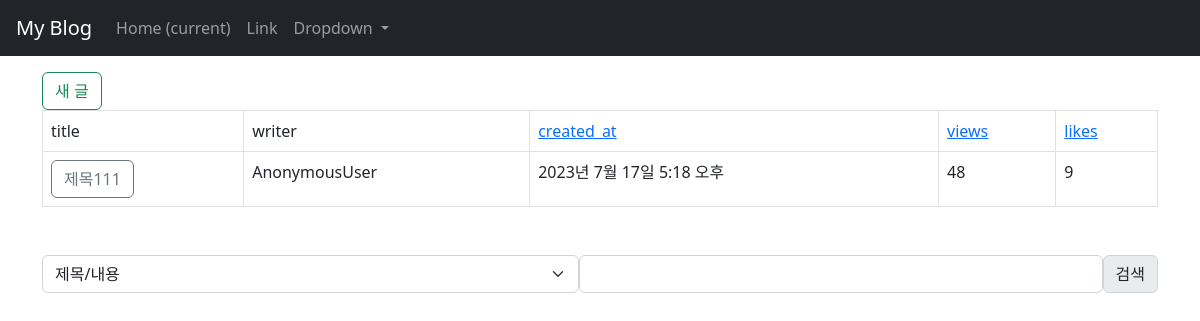
The page /blog/ on the database as committed earlier.
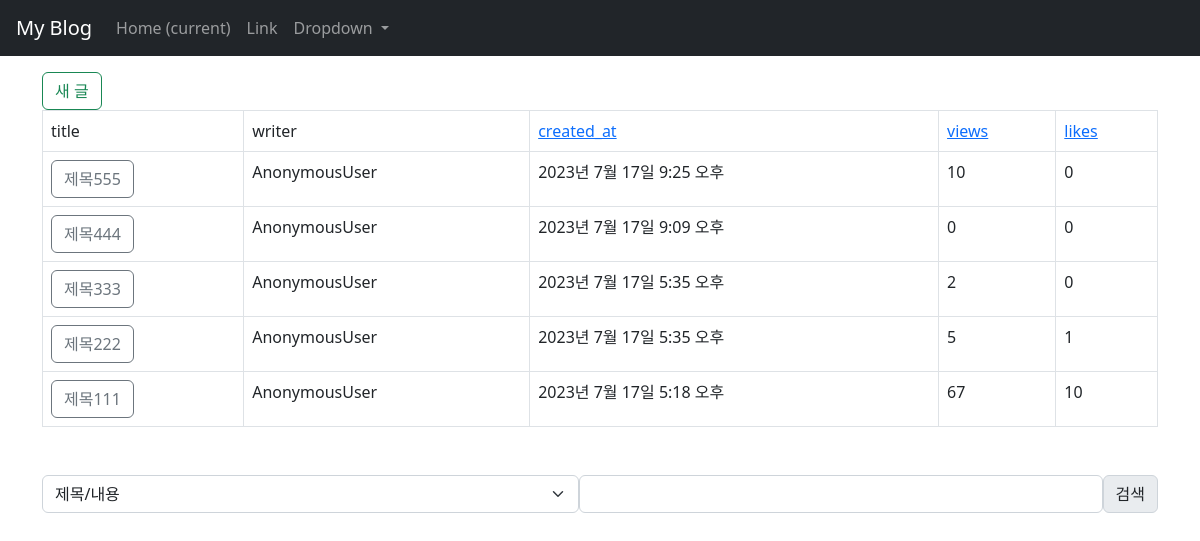
The same page on the database as committed later.
### blog/models.py (models this page shows)
class Post(models.Model):
    title = models.CharField(max_length=200)
    content = models.TextField()
    writer = models.CharField(max_length=50)  # 이후 auth user로 변환 필요
    updated_at = models.DateTimeField(auto_now=True)
    created_at = models.DateTimeField(auto_now_add=True)
    views = models.IntegerField(default=0)
    likes = models.IntegerField(default=0)
    category = models.CharField(max_length=50)

### blog/views.py (the view)
# urls.py: path("", views.PostList.as_view(), name="list"),
class PostList(View):
    def get(self, request):
        posts = Post.objects.all().order_by('-created_at')
        context = {
            "posts": posts,
        }
        return render(request, "blog/post_list.html", context)

### blog/templates/blog/post_list.html (shortened to what this page needs)
{% extends 'base.html' %}
{% block content %}
<a href="{% url 'blog:write' %}" class="btn btn-outline-success">새 글</a>
{% if posts %}
<table class="table table-bordered">
    <thead>
        <tr>
            <td>title</td>
            <td>writer</td>
            <td><a href="?sort=created_at">created_at</a></td>
            <td><a href="?sort=views">views</a></td>
            <td><a href="?sort=likes">likes</a></td>
        </tr>
    </thead>
    <tody>
        {% for post in posts %}
        <tr>
            <td><a href="{% url 'blog:detail' post_id=post.pk %}" class="btn btn btn-outline-secondary">{{ post.title }}</a></td>
            <td>{{ post.writer }}</td>
            <td>{{ post.created_at }}</td>
            <td>{{ post.views }}</td>
            <td>{{ post.likes }}</td>
        </tr>
        {% endfor %}
    </tody>
</table>
{% else %}
    {% if query %}
    <p>일치하는 검색 결과가 없습니다.</p>
    {% else %}
    <p>작성된 게시글이 없습니다.</p>
    {% endif %}
{% endif %}
<form action="{% url 'blog:search' %}" method='get' class='d-flex mt-5'>
    <select class="form-select" name='q-opt'>
        <option selected value="1">제목/내용</option>
    </select>
    <input type="text" name='q' class='form-control'>
    <input type="submit" value="검색" class="input-group-text">
</form>
{% endblock content %}

### templates/base.html (shortened to what this page needs)
<!DOCTYPE html>
<html lang="kr">
  <head>
    <link href="https://cdn.jsdelivr.net/npm/bootstrap@5.2.3/dist/css/bootstrap.min.css" rel="stylesheet" />
  </head>
  <body>
    <nav class="navbar navbar-expand-lg navbar-dark bg-dark ps-3">
      <a class="navbar-brand mw-5" href="{% url 'blog:list' %}">My Blog</a>
      <div class="collapse navbar-collapse" id="navbarSupportedContent">
        <ul class="navbar-nav mr-auto">
          <li class="nav-item active">
            <a class="nav-link" href="#">Home <span class="sr-only">(current)</span></a>
          </li>
          <li class="nav-item">
            <a class="nav-link" href="#">Link</a>
          </li>
          <li class="nav-item dropdown">
            <a class="nav-link dropdown-toggle" href="#" id="navbarDropdown" role="button" data-toggle="dropdown" aria-haspopup="true" aria-expanded="false"> Dropdown </a>
          </li>
        </ul>
      </div>
    </nav>
    <div class="container mt-3">
      {% block content %} {% endblock %}
    </div>
  </body>
</html>

Rows that differ between the two databases and show on the page:
added Post: title "제목555", writer "AnonymousUser", created_at "2023년 7월 17일 9:25 오후", views "10", likes "0"
added Post: title "제목444", writer "AnonymousUser", created_at "2023년 7월 17일 9:09 오후", views "0", likes "0"
added Post: title "제목333", writer "AnonymousUser", created_at "2023년 7월 17일 5:35 오후", views "2", likes "0"
added Post: title "제목222", writer "AnonymousUser", created_at "2023년 7월 17일 5:35 오후", views "5", likes "1"
changed Post "제목111": views "48" → "67"; likes "9" → "10"
